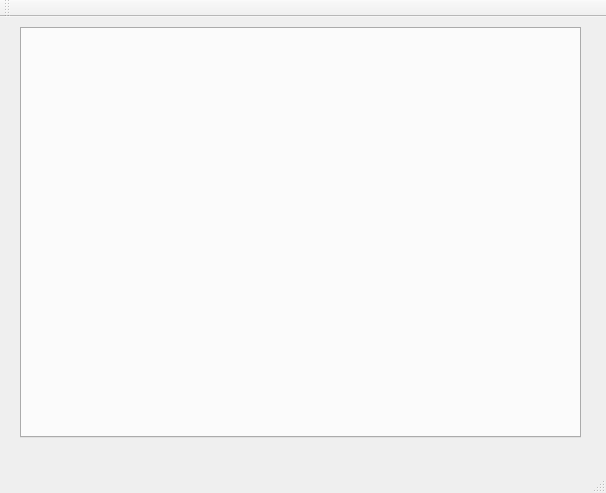
<?xml version="1.0" encoding="UTF-8"?>
<ui version="4.0">
 <class>MainWindow</class>
 <widget class="QMainWindow" name="MainWindow">
  <property name="geometry">
   <rect>
    <x>0</x>
    <y>0</y>
    <width>606</width>
    <height>493</height>
   </rect>
  </property>
  <property name="windowTitle">
   <string>MainWindow</string>
  </property>
  <widget class="QWidget" name="centralWidget">
   <widget class="QTabWidget" name="tabs">
    <property name="geometry">
     <rect>
      <x>20</x>
      <y>10</y>
      <width>561</width>
      <height>411</height>
     </rect>
    </property>
   </widget>
  </widget>
  <widget class="QMenuBar" name="menuBar">
   <property name="geometry">
    <rect>
     <x>0</x>
     <y>0</y>
     <width>606</width>
     <height>20</height>
    </rect>
   </property>
  </widget>
  <widget class="QToolBar" name="mainToolBar">
   <attribute name="toolBarArea">
    <enum>TopToolBarArea</enum>
   </attribute>
   <attribute name="toolBarBreak">
    <bool>false</bool>
   </attribute>
  </widget>
  <widget class="QStatusBar" name="statusBar"/>
 </widget>
 <layoutdefault spacing="6" margin="11"/>
 <resources/>
 <connections/>
</ui>
